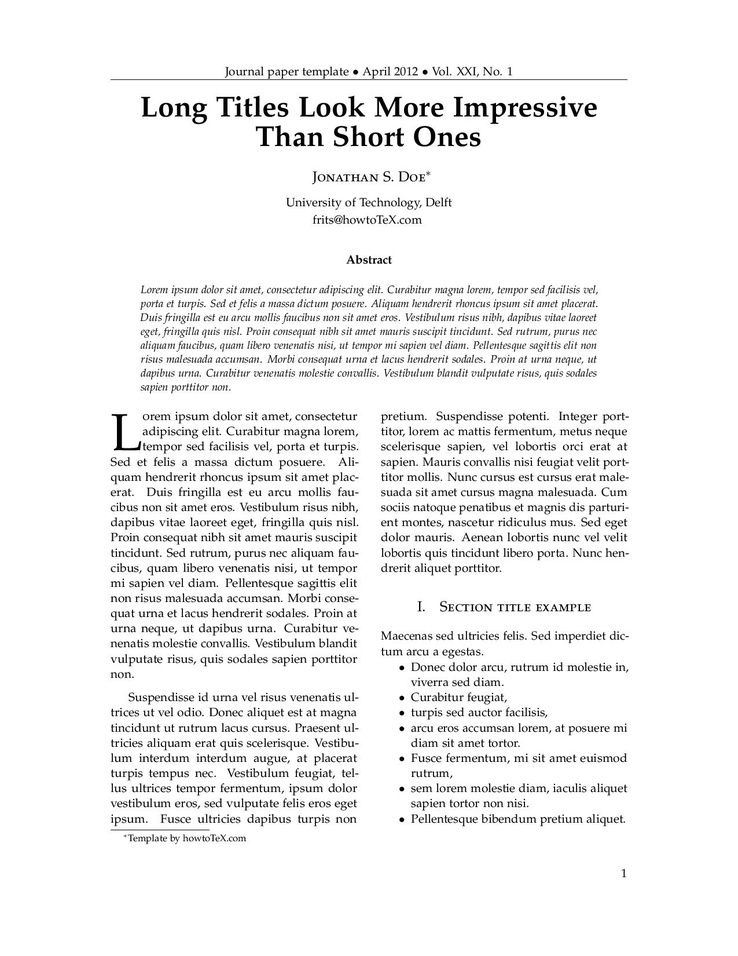
%> input picture Preprocessing/test_images/2col-journalpaper-howtotex-page-001.jpg, 738 x 956 px, shrunk from 1275 x 1650 before the run
$ octave --eval "result = determineSkew(imread('../../Preprocessing/test_images/2col-journalpaper-howtotex-page-001.jpg'));"   (GNU Octave 9; MATLAB toolbox functions it lacks are replaced by stand-ins)
%> lines starting %> are read from the running program, lines starting %| are printed output that depends on the picture; in (x1, y1, x2, y2) boxes, pixels count from 0 and x2, y2 are one past the last pixel; in counts of white or black regions, pixels touching at a corner belong together; the program's own positions count from 1
function [ rotTheta ] = determineSkew( input_image )
% NOT USED
% Methods to determine skew of paper-gradient direction, Hough
% Determine the angle to which the input image is rotated. The input
% document is assumed to be mostly text
global_thresh = graythresh(uint8(255*input_image));
binarized_image = input_image>global_thresh;

% downsample ?

%% direction of gradient
%http://citeseerx.ist.psu.edu/viewdoc/download?doi=10.1.1.12.6258&rep=rep1&type=pdf
smoothing_kernel = [1 2 1];
grad_kernel = [1 0 -1];
Sobel_5 = conv2(smoothing_kernel'*smoothing_kernel,smoothing_kernel'*grad_kernel);

im_x = imfilter(double(binarized_image), Sobel_5);
im_y = imfilter(double(binarized_image), Sobel_5');

% If the gradient is 0 in both directions, throw out the pixel
pixels_with_gradient = find(im_x~=0 | im_y~=0);
x_grad_values = im_x(pixels_with_gradient);
y_grad_values = im_y(pixels_with_gradient);

gradient_angles = atand(y_grad_values(:)./x_grad_values(:));
thetaVec = -90 : 0.5 : 89.5;
angle_hist = hist(gradient_angles,thetaVec);
[sorted_hist,sorted_idx] = sort(angle_hist,'descend');
% normalized_value = sorted_hist(1:3)./sorted_hist(4);
% angle_hist(sorted_idx(1:3)) = angle_hist(sorted_idx(1:3)).*normalized_value;
angle_hist(thetaVec==45) = angle_hist(thetaVec==45) - round(.04*sum(angle_hist));
angle_hist(thetaVec==-45) = angle_hist(thetaVec==-45) - round(.04*sum(angle_hist));
angle_hist(thetaVec==0) = angle_hist(thetaVec==0) - round(.04*sum(angle_hist));
% percent45 = angle_hist(thetaVec==45)/sum(angle_hist);
% percentm45 = angle_hist(thetaVec==-45)/sum(angle_hist);
% percent0 = angle_hist(thetaVec==0)/sum(angle_hist);

% use overlapping coarse range to find clusters of peaks
num_half_degrees_per_bin = 20;
num_bins = 2*length(thetaVec)/num_half_degrees_per_bin-1;
coarse_hist = zeros(num_bins,1);
for bin = 0:num_bins - 1
    coarse_hist(bin+1) = sum(angle_hist(num_half_degrees_per_bin/2*bin+1:...
        num_half_degrees_per_bin/2*(bin+2)));
end
coarse_theta = thetaVec(num_half_degrees_per_bin/2*(0:num_bins-1)+1);
figure (1)
bar(coarse_theta, coarse_hist); grid on;
axis([min(thetaVec) max(thetaVec) 0 max(coarse_hist)+2]);
xlabel('\theta (degrees)'); ylabel('Number of Peaks');
[maxHist, rangeIdx] = max(coarse_hist);
bin_min = num_half_degrees_per_bin*(rangeIdx-1)/2+1;
bin_max = num_half_degrees_per_bin*(rangeIdx+1)/2;
angle_range = bin_min:bin_max;
% use fine range to determine exact angle
figure (2)
bar(thetaVec(angle_range), angle_hist(angle_range)); grid on;
axis([thetaVec(angle_range(1)) thetaVec(angle_range(end)) 0 max(angle_hist)+2]);
xlabel('\theta (degrees)'); ylabel('Number of Peaks');
[maxHist, maxIdx] = max(angle_hist(angle_range));
max_val = thetaVec(angle_range(1)+maxIdx-1);
%find mean and round to the nearest .5
av_val = thetaVec(angle_range)*angle_hist(angle_range)'/(sum(angle_hist(angle_range)));
av_val = .5*(round(av_val*2));
meanIdx = find(thetaVec(angle_range) == av_val);
%find median
data_in_range = [];
for i = 1:length(angle_range)
    data_in_range = [data_in_range, thetaVec(angle_range(i))*ones(1,angle_hist(angle_range(i)))];
end
med_val = median(data_in_range);
med_val = .5*(round(med_val*2));
medIdx = find(thetaVec(angle_range) == med_val);
maxTheta = thetaVec(medIdx+angle_range(1)-1);
gradTheta = maxTheta

rotTheta = gradTheta;

%% Hough transform
% grabs angles running along 45 degrees
% angle_range = max(bin_min-10,1):min(bin_max+10,length(thetaVec));
M = 3;
binarized_image = binarized_image(1:2:end,1:2:end);
thetaVec = -30:.5:30; %thetaVec; %(angle_range);
[H,theta,rho] = hough(binarized_image, 'Theta', thetaVec);
numPeaks = 40;
thresh = 0.2*max(H(:));
peaks = houghpeaks(H, numPeaks, 'Threshold', thresh);
thetaHist = hist(theta(peaks(:,2)), thetaVec);
figure (3); clf;
subplot(2,1,1);
warning off; imshow(imadjust(mat2gray(H)), 'XData', theta, 'YData', rho, ...
 'InitialMagnification', 'fit'); axis on; axis normal; hold on; warning on;
plot(theta(peaks(:,2)), rho(peaks(:,1)), 'ys');
xlabel('\theta (degrees)'); ylabel('\rho');
subplot(2,1,2);
bar(thetaVec, thetaHist); grid on;
axis([min(thetaVec) max(thetaVec) 0 max(thetaHist)+2]);
xlabel('\theta (degrees)'); ylabel('Number of Peaks');
[maxHist, maxIdx] = max(thetaHist);
houghTheta = median(theta(peaks(:,2)));

%% Hough transform of inverse of image
[H,theta,rho] = hough(~binarized_image, 'Theta', thetaVec);
numPeaks = 40;
thresh = 0.2*max(H(:));
peaks = houghpeaks(H, numPeaks, 'Threshold', thresh);
thetaHist = hist(theta(peaks(:,2)), thetaVec);
figure (4); clf;
subplot(2,1,1);
warning off; imshow(imadjust(mat2gray(H)), 'XData', theta, 'YData', rho, ...
 'InitialMagnification', 'fit'); axis on; axis normal; hold on; warning on;
plot(theta(peaks(:,2)), rho(peaks(:,1)), 'ys');
xlabel('\theta (degrees)'); ylabel('\rho');
subplot(2,1,2);
bar(thetaVec, thetaHist); grid on;
axis([min(thetaVec) max(thetaVec) 0 max(thetaHist)+2]);
xlabel('\theta (degrees)'); ylabel('Number of Peaks');
[maxHist, maxIdx] = max(thetaHist);
houghInvTheta = median(theta(peaks(:,2)));

[gradTheta, houghTheta, houghInvTheta]
end
%> in determineSkew, `global_thresh = graythresh(uint8(255*input_image));`: global_thresh = 0.498
%> in determineSkew, `binarized_image = input_image>global_thresh;`:
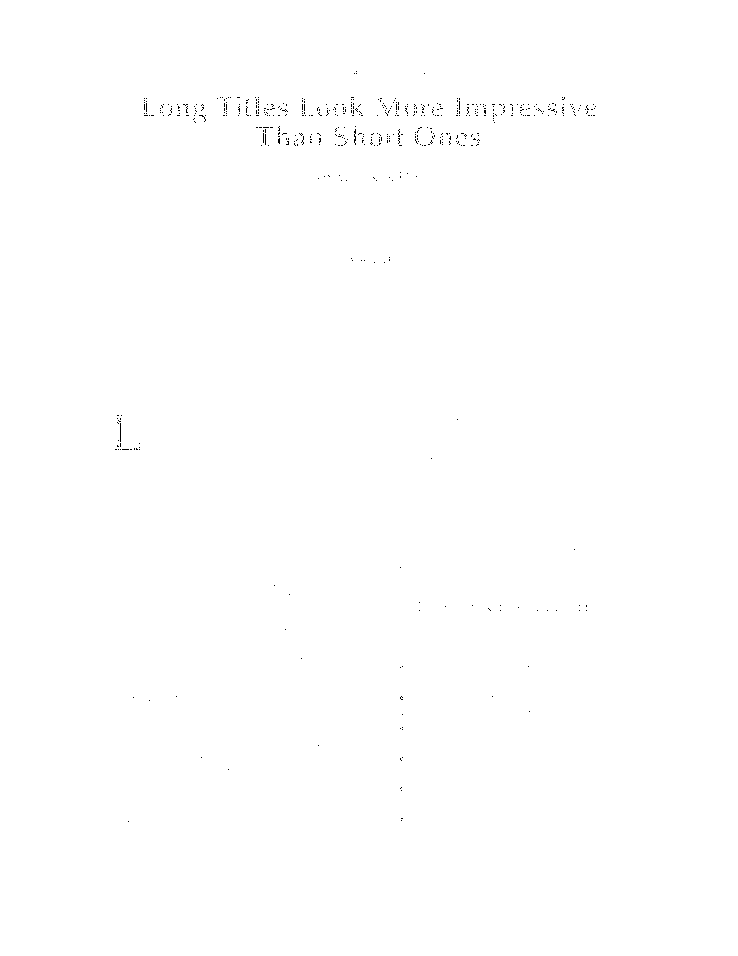
%> binarized_image: size 956x738x3 logical; 99.8% white; black in thin lines or dots, all inside (x1, y1, x2, y2) = (115, 71, 596, 822)
%> in determineSkew, `im_y = imfilter(double(binarized_image), Sobel_5');`:
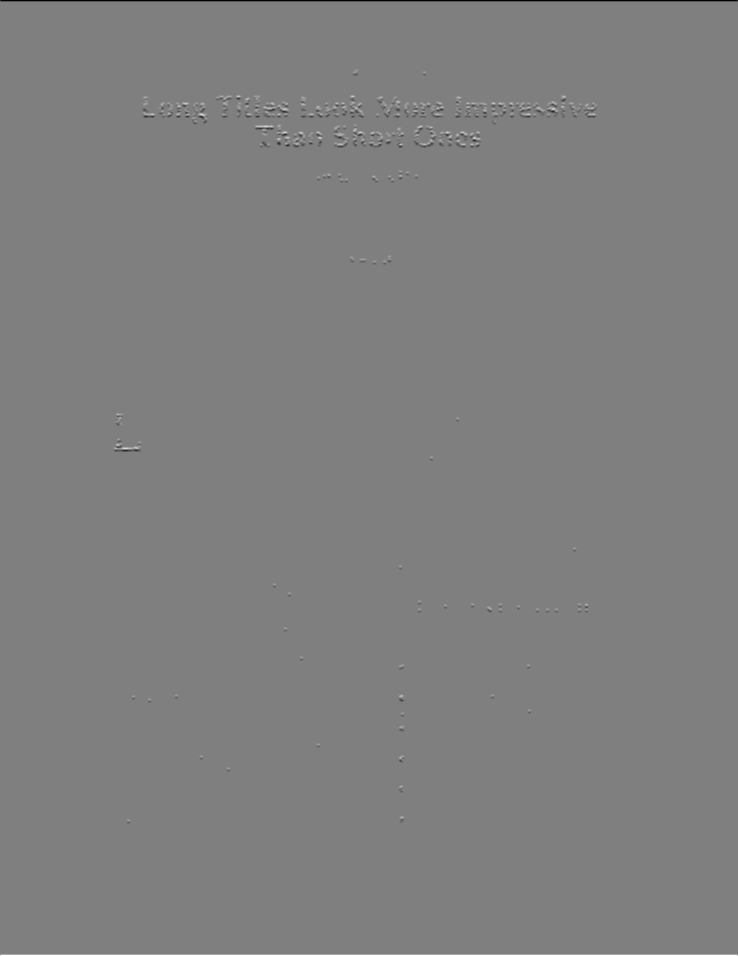
%> im_y: size 956x738x3 double; min -48, max 48, mean 0; mean of the top-left, top-right, bottom-left and bottom-right quarters -0.1, -0.1, 0.1, 0.1; drawn with min black and max white
%> in determineSkew, `pixels_with_gradient = find(im_x~=0 | im_y~=0);`: pixels_with_gradient = 51498 values from 1 to 2116584
%> in determineSkew, `angle_hist = hist(gradient_angles,thetaVec);`: angle_hist = 360 values, max 14799 at index 181, min 0 at index 2, mean 143.1
%> in determineSkew, `[sorted_hist,sorted_idx] = sort(angle_hist,'descend');`: sorted_hist = 360 values, max 14799 at index 1, min 0 at index 282, mean 143.1; sorted_idx = 360 values, max 360 at index 2, min 1 at index 3, mean 180.5
%> after the loop in determineSkew, `for bin = 0:num_bins - 1`: coarse_hist = 35 values, max 14311 at index 19, min 438 at index 8, mean 2282.6
%> in determineSkew, `ylabel('Number of Peaks')`:
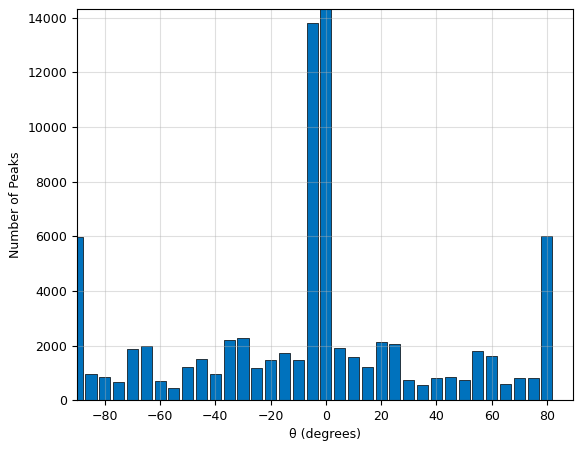
%> figure redrawn from the program's plot data; tallest bar 14311 high, from x = -2 to 2
%> in determineSkew, `[maxHist, rangeIdx] = max(coarse_hist);`: maxHist = 14311; rangeIdx = 19
%> in determineSkew, `bin_min = num_half_degrees_per_bin*(rangeIdx-1)/2+1;`: bin_min = 181
%> in determineSkew, `bin_max = num_half_degrees_per_bin*(rangeIdx+1)/2;`: bin_max = 200
%> in determineSkew, `angle_range = bin_min:bin_max;`: angle_range = 20 values from 181 to 200
%> in determineSkew, `ylabel('Number of Peaks')`:
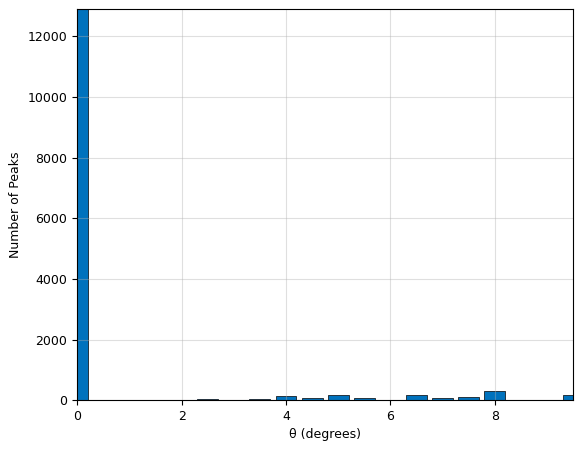
%> figure redrawn from the program's plot data; tallest bar 12901 high, from x = -0.2 to 0.2
%> in determineSkew, `[maxHist, maxIdx] = max(angle_hist(angle_range));`: maxHist = 12901; maxIdx = 1
%> in determineSkew, `max_val = thetaVec(angle_range(1)+maxIdx-1);`: max_val = 0
%> in determineSkew, `av_val = thetaVec(angle_range)*angle_hist(angle_range)'/(sum(angle_his..`: av_val = 0.628
%> in determineSkew, `av_val = .5*(round(av_val*2));`: av_val = 0.5
%> in determineSkew, `meanIdx = find(thetaVec(angle_range) == av_val);`: meanIdx = 2
%> the loop in determineSkew, `for i = 1:length(angle_range)` made 20 passes
%> in determineSkew, `med_val = median(data_in_range);`: med_val = 0
%> in determineSkew, `medIdx = find(thetaVec(angle_range) == med_val);`: medIdx = 1
%> in determineSkew, `maxTheta = thetaVec(medIdx+angle_range(1)-1);`: maxTheta = 0
%> in determineSkew, `binarized_image = binarized_image(1:2:end,1:2:end);`: binarized_image: size 478x1107 logical; 99.8% white; black in thin lines or dots, all inside (x1, y1, x2, y2) = (59, 49, 1036, 410)
%> in determineSkew, `[H,theta,rho] = hough(binarized_image, 'Theta', thetaVec);`: theta = 121 values from -30 to 30; rho = 2411 values from -1205 to 1205
%> in determineSkew, `thresh = 0.2*max(H(:));`: thresh = 112.4
%> in determineSkew, `peaks = houghpeaks(H, numPeaks, 'Threshold', thresh);`: peaks = 40 rows, first 12: [1211 8; 1471 8; 1620 8; 1654 8; 1688 8; 1837 8; 1871 8; 1905 8; 1948 8; 1461 114; 1495 114; 1529 114]
%> in determineSkew, `thetaHist = hist(theta(peaks(:,2)), thetaVec);`: thetaHist = 121 values, max 21 at index 8, min 0 at index 1, mean 0.331
%> in determineSkew, `ylabel('Number of Peaks')`:
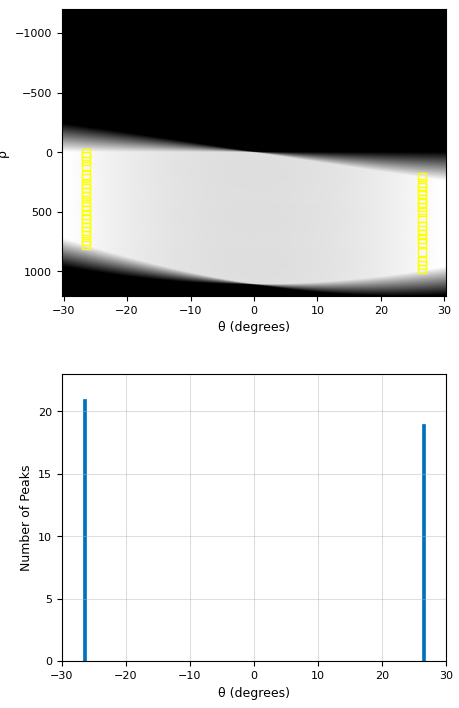
%> figure redrawn from the program's plot data, 2 panels
%> in determineSkew, `[maxHist, maxIdx] = max(thetaHist);`: maxHist = 21; maxIdx = 8
%> in determineSkew, `houghTheta = median(theta(peaks(:,2)));`: houghTheta = -26.5
%> in determineSkew, `thresh = 0.2*max(H(:));`: thresh = 3
%> in determineSkew, `peaks = houghpeaks(H, numPeaks, 'Threshold', thresh);`: peaks = 40 rows, first 12: [1281 69; 1649 69; 2018 70; 1658 75; 1982 51; 1621 54; 1994 56; 1627 57; 1262 59; 2000 59; 1633 60; 1268 62]
%> in determineSkew, `thetaHist = hist(theta(peaks(:,2)), thetaVec);`: thetaHist = 121 values, max 5 at index 59, min 0 at index 1, mean 0.331
%> in determineSkew, `imshow(imadjust(mat2gray(H)), 'XData', theta, 'YData', rho, ... 'Initi`:
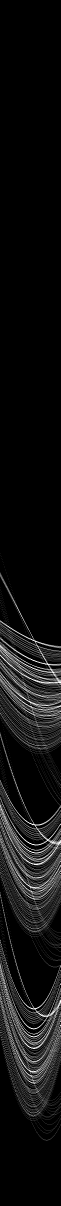
%> displayed picture: size 2411x121, on the screen's scale of 0 to 255 (shown at 1/2 size); min 0, max 255, mean 17.2
%> in determineSkew, `[maxHist, maxIdx] = max(thetaHist);`: maxHist = 5; maxIdx = 59
%> in determineSkew, `houghInvTheta = median(theta(peaks(:,2)));`: houghInvTheta = -0.75
%> in determineSkew, `[gradTheta, houghTheta, houghInvTheta]`: ans = [0 -26.5 -0.75]
%> `result = determineSkew(imread('../../Preprocessing/test_images/2col-jo..`:
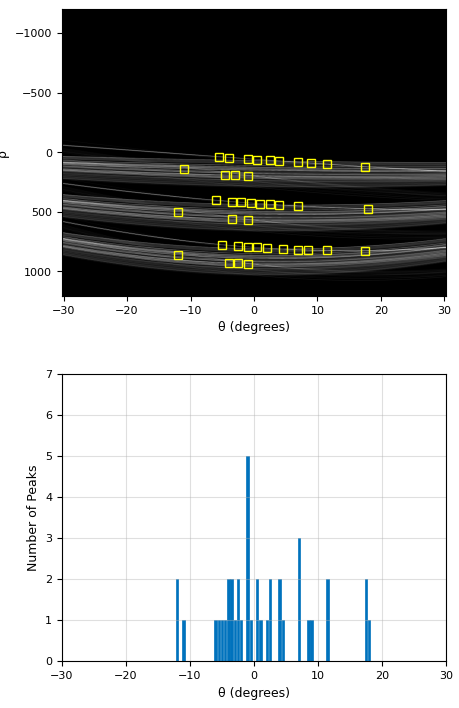
%> figure redrawn from the program's plot data, 2 panels
%> `result = determineSkew(imread('../../Preprocessing/test_images/2col-jo..`: result = 0

$ run again, on Preprocessing/test_images/2col-journalpaper-howtotex-page-002.jpg
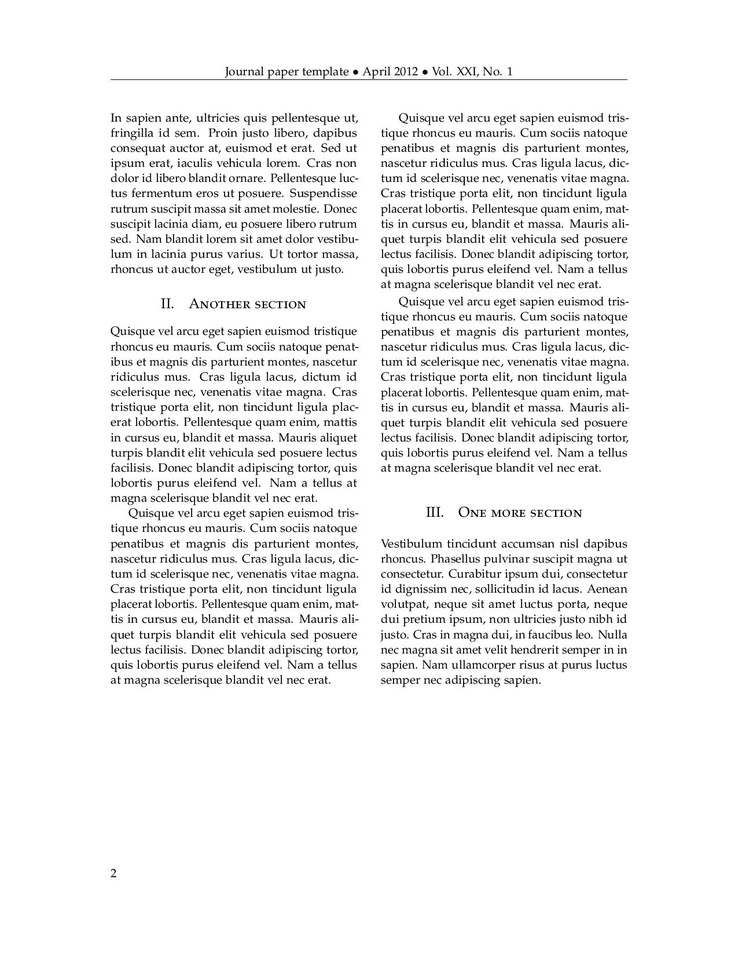
%> input picture Preprocessing/test_images/2col-journalpaper-howtotex-page-002.jpg, 738 x 956 px, shrunk from 1275 x 1650 before the run
%> global_thresh = 0.498
%> in determineSkew, `binarized_image = input_image>global_thresh;`:
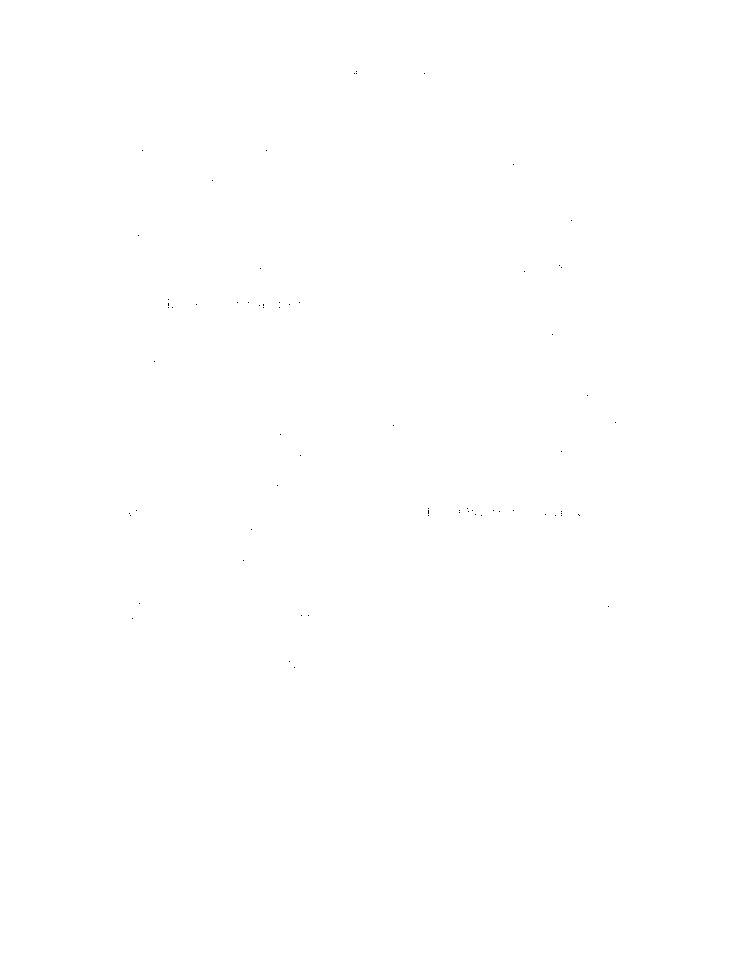
%> binarized_image: size 956x738x3 logical; 100% white; black in thin lines or dots, all inside (x1, y1, x2, y2) = (129, 71, 616, 668)
%> pixels_with_gradient = 24777 values from 1 to 2116584
%> angle_hist = 360 values, max 12096 at index 181, min 0 at index 2, mean 68.83
%> sorted_hist = 360 values, max 12096 at index 1, min 0 at index 60, mean 68.83; sorted_idx = 360 values, max 360 at index 3, min 1 at index 2, mean 180.5
%> after the loop in determineSkew, `for bin = 0:num_bins - 1`: coarse_hist = 35 values, max 11252 at index 19, min -289 at index 27, mean 980.3
%> in determineSkew, `[maxHist, rangeIdx] = max(coarse_hist);`: maxHist = 11252; rangeIdx = 19
%> bin_min = 181
%> bin_max = 200
%> angle_range = 20 values from 181 to 200
%> in determineSkew, `[maxHist, maxIdx] = max(angle_hist(angle_range));`: maxHist = 11183; maxIdx = 1
%> max_val = 0
%> in determineSkew, `av_val = thetaVec(angle_range)*angle_hist(angle_range)'/(sum(angle_his..`: av_val = 0.0423
%> in determineSkew, `av_val = .5*(round(av_val*2));`: av_val = 0
%> meanIdx = 1
%> the loop in determineSkew, `for i = 1:length(angle_range)` made 20 passes
%> med_val = 0
%> medIdx = 1
%> maxTheta = 0
%> theta = 121 values from -30 to 30; rho = 2411 values from -1205 to 1205
%> in determineSkew, `thresh = 0.2*max(H(:));`: thresh = 112.4
%> in determineSkew, `peaks = houghpeaks(H, numPeaks, 'Threshold', thresh);`: peaks = 40 rows, first 12: [1211 8; 1360 8; 1394 8; 1428 8; 1471 8; 1620 8; 1654 8; 1688 8; 1837 8; 1871 8; 1905 8; 1948 8]
%> in determineSkew, `thetaHist = hist(theta(peaks(:,2)), thetaVec);`: thetaHist = 121 values, max 22 at index 8, min 0 at index 1, mean 0.331
%> in determineSkew, `[maxHist, maxIdx] = max(thetaHist);`: maxHist = 22; maxIdx = 8
%> houghTheta = -26.5
%> in determineSkew, `thresh = 0.2*max(H(:));`: thresh = 0.6
%> in determineSkew, `peaks = houghpeaks(H, numPeaks, 'Threshold', thresh);`: peaks = 40 rows, first 12: [1915 3; 1614 8; 1961 11; 1295 12; 1639 14; 1988 16; 1309 17; 1651 17; 1317 20; 2023 23; 1328 24; 1678 24]
%> in determineSkew, `thetaHist = hist(theta(peaks(:,2)), thetaVec);`: thetaHist = 121 values, max 3 at index 27, min 0 at index 1, mean 0.331
%> in determineSkew, `[maxHist, maxIdx] = max(thetaHist);`: maxHist = 3; maxIdx = 27
%> houghInvTheta = -13.25
%> ans = [0 -26.5 -13.25]
%> `result = determineSkew(imread('../../Preprocessing/test_images/2col-jo..`:
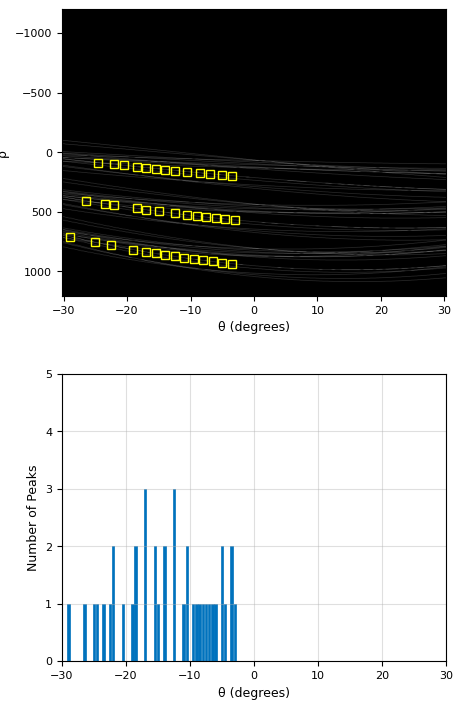
%> figure redrawn from the program's plot data, 2 panels
%> result = 0
